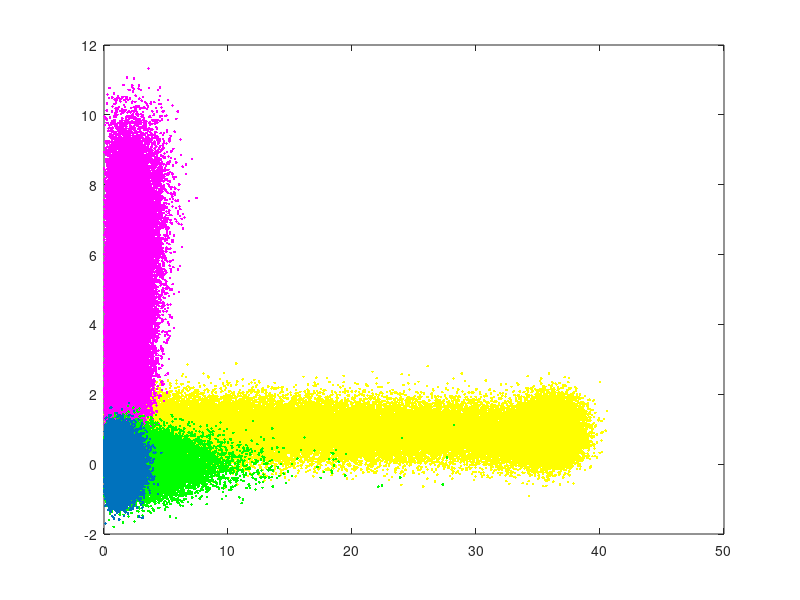

The MATLAB source for this figure:
load('dataset_train_6.mat')  % 1:spoofing   2:jamming  3:multipath
load('dataset_train_6_lable.mat')       % 4:non

X=dataset_train_6';

figure


d3=zeros(size(dataset_train_6_lable));
indx1=find(dataset_train_6_lable==3);
d3(indx1)=1;

plot(X(1,indx1),X(2,indx1),'.y');
hold on

d4=zeros(size(dataset_train_6_lable));
indx1=find(dataset_train_6_lable==4);
d4(indx1)=1;

plot(X(1,indx1),X(2,indx1),'.m');
hold on

d2=zeros(size(dataset_train_6_lable));
indx1=find(dataset_train_6_lable==2);
d2(indx1)=1;

plot(X(1,indx1),X(2,indx1),'.g');
hold on

d1=zeros(size(dataset_train_6_lable));
indx1=find(dataset_train_6_lable==1);
d1(indx1)=1;

plot(X(1,indx1),X(2,indx1),'.');
hold on
